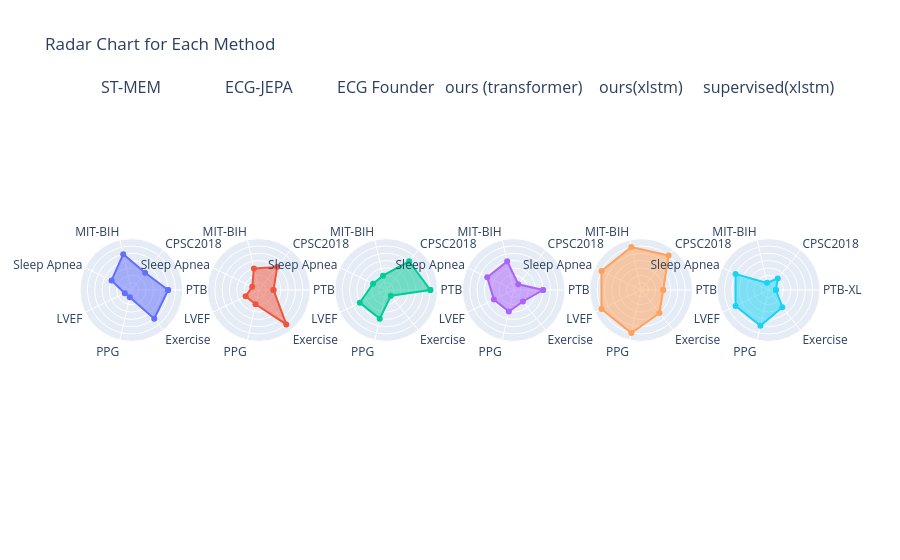

Write notebook code for a chart like this one.
### Code cell
import pandas as pd
from plotly.subplots import make_subplots
import plotly.graph_objects as go

categories_closed = categories + [categories[0]]

fig = go.Figure()
# Plot one radar chart for each method on separate axes (subplots)

num_methods = len(df_ranked)
fig = make_subplots(
    rows=1, cols=num_methods,
    specs=[[{'type': 'polar'}]*num_methods],
    subplot_titles=df_ranked.index.tolist()
)

for i, (idx, row) in enumerate((len(df_ranked) - df_ranked).iterrows()):
    values = row.tolist() + [row.tolist()[0]]  # close the loop
    trace = fig.add_trace(
        go.Scatterpolar(
            r=values,
            theta=categories_closed,
            fill='toself',
            name=idx,
            line=dict(width=2),
            hoverinfo='skip',
        ),
        row=1, col=i+1
    )
    trace.update_polars(
        radialaxis=dict(visible=True, range=[-1, len(df_ranked)], showticklabels=False, showline=False),
        # angularaxis=dict(showticklabels=False)
    )

fig.update_layout(
    showlegend=False,
    title="Radar Chart for Each Method",
)
fig.show()

### Figure 1 — Plotly figure (JSON) as saved in the notebook; plotly's stock layout.template omitted (floating-point values rounded to 4 significant figures)
{"data": [{"fill": "toself", "hoverinfo": "skip", "line": {"width": 2}, "name": "ST-MEM", "r": [4, 2, 4, 2, 0, 0, 4, 4], "subplot": "polar", "theta": ["PTB-XL", "CPSC2018", "MIT-BIH", "Sleep Apnea", "LVEF", "PPG", "Exercise", "PTB-XL"], "type": "scatterpolar"}, {"fill": "toself", "hoverinfo": "skip", "line": {"width": 2}, "name": "ECG-JEPA", "r": [1, 3, 2, 0, 1, 1, 5, 1], "subplot": "polar2", "theta": ["PTB-XL", "CPSC2018", "MIT-BIH", "Sleep Apnea", "LVEF", "PPG", "Exercise", "PTB-XL"], "type": "scatterpolar"}, {"fill": "toself", "hoverinfo": "skip", "line": {"width": 2}, "name": "ECG Founder", "r": [5, 4, 1, 1, 3, 3, 0, 5], "subplot": "polar3", "theta": ["PTB-XL", "CPSC2018", "MIT-BIH", "Sleep Apnea", "LVEF", "PPG", "Exercise", "PTB-XL"], "type": "scatterpolar"}, {"fill": "toself", "hoverinfo": "skip", "line": {"width": 2}, "name": "ours (transformer)", "r": [3, 0, 3, 3, 2, 2, 1, 3], "subplot": "polar4", "theta": ["PTB-XL", "CPSC2018", "MIT-BIH", "Sleep Apnea", "LVEF", "PPG", "Exercise", "PTB-XL"], "type": "scatterpolar"}, {"fill": "toself", "hoverinfo": "skip", "line": {"width": 2}, "name": "ours(xlstm)", "r": [2, 5, 5, 5, 5, 5, 3, 2], "subplot": "polar5", "theta": ["PTB-XL", "CPSC2018", "MIT-BIH", "Sleep Apnea", "LVEF", "PPG", "Exercise", "PTB-XL"], "type": "scatterpolar"}, {"fill": "toself", "hoverinfo": "skip", "line": {"width": 2}, "name": "supervised(xlstm)", "r": [0, 1, 0, 4, 4, 4, 2, 0], "subplot": "polar6", "theta": ["PTB-XL", "CPSC2018", "MIT-BIH", "Sleep Apnea", "LVEF", "PPG", "Exercise", "PTB-XL"], "type": "scatterpolar"}], "layout": {"annotations": [{"font": {"size": 16}, "showarrow": false, "text": "ST-MEM", "x": 0.06944, "xanchor": "center", "xref": "paper", "y": 1, "yanchor": "bottom", "yref": "paper"}, {"font": {"size": 16}, "showarrow": false, "text": "ECG-JEPA", "x": 0.2417, "xanchor": "center", "xref": "paper", "y": 1, "yanchor": "bottom", "yref": "paper"}, {"font": {"size": 16}, "showarrow": false, "text": "ECG Founder", "x": 0.4139, "xanchor": "center", "xref": "paper", "y": 1, "yanchor": "bottom", "yref": "paper"}, {"font": {"size": 16}, "showarrow": false, "text": "ours (transformer)", "x": 0.5861, "xanchor": "center", "xref": "paper", "y": 1, "yanchor": "bottom", "yref": "paper"}, {"font": {"size": 16}, "showarrow": false, "text": "ours(xlstm)", "x": 0.7583, "xanchor": "center", "xref": "paper", "y": 1, "yanchor": "bottom", "yref": "paper"}, {"font": {"size": 16}, "showarrow": false, "text": "supervised(xlstm)", "x": 0.9306, "xanchor": "center", "xref": "paper", "y": 1, "yanchor": "bottom", "yref": "paper"}], "polar": {"domain": {"x": [0, 0.1389], "y": [0, 1]}, "radialaxis": {"range": [-1, 6], "showline": false, "showticklabels": false, "visible": true}}, "polar2": {"domain": {"x": [0.1722, 0.3111], "y": [0, 1]}, "radialaxis": {"range": [-1, 6], "showline": false, "showticklabels": false, "visible": true}}, "polar3": {"domain": {"x": [0.3444, 0.4833], "y": [0, 1]}, "radialaxis": {"range": [-1, 6], "showline": false, "showticklabels": false, "visible": true}}, "polar4": {"domain": {"x": [0.5167, 0.6556], "y": [0, 1]}, "radialaxis": {"range": [-1, 6], "showline": false, "showticklabels": false, "visible": true}}, "polar5": {"domain": {"x": [0.6889, 0.8278], "y": [0, 1]}, "radialaxis": {"range": [-1, 6], "showline": false, "showticklabels": false, "visible": true}}, "polar6": {"domain": {"x": [0.8611, 1], "y": [0, 1]}, "radialaxis": {"range": [-1, 6], "showline": false, "showticklabels": false, "visible": true}}, "showlegend": false, "title": {"text": "Radar Chart for Each Method"}}}
